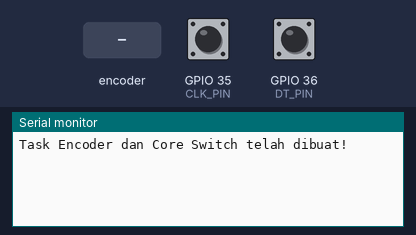
A sketch run on a simulated ESP32. Parts: the last lines printed to the serial monitor. Inputs (shaded band) come from the test bench; at power-on: GPIO 35 (CLK_PIN) HIGH, GPIO 36 (DT_PIN) HIGH.

Above: at 2.2 s.
2.3 s: rotary encoder on GPIO 35 (CLK_PIN) / GPIO 36 (DT_PIN) turned 1 step (first pin leading)
At 2.51 s:
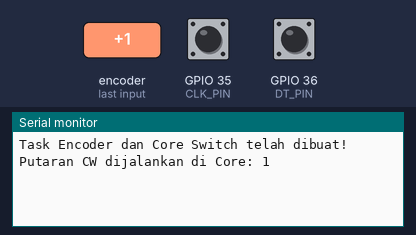
4.4 s: rotary encoder on GPIO 35 (CLK_PIN) / GPIO 36 (DT_PIN) turned 2 steps (second pin leading)
At 4.64 s:
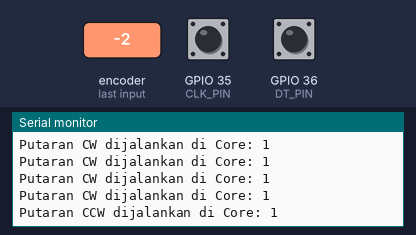

The sketch:

Encoder_Test.ino
```cpp
#include <Arduino.h>

#define CLK_PIN 35
#define DT_PIN 36

TaskHandle_t taskCore0;
TaskHandle_t taskCore1;

volatile int lastStateCLK = LOW;
volatile int direction = 0;

void core0Task(void *pvParameters) {
  for (;;) {
    if (direction == -1) {
      Serial.print("Putaran CCW dijalankan di Core: ");
      Serial.println(xPortGetCoreID());
      vTaskDelay(300 / portTICK_PERIOD_MS);
    }
    vTaskDelay(10 / portTICK_PERIOD_MS);
  }
}

void core1Task(void *pvParameters) {
  for (;;) {
    if (direction == 1) {
      Serial.print("Putaran CW dijalankan di Core: ");
      Serial.println(xPortGetCoreID());
      vTaskDelay(300 / portTICK_PERIOD_MS);
    }
    vTaskDelay(10 / portTICK_PERIOD_MS);
  }
}

void readEncoderTask(void *pvParameters) {
  pinMode(CLK_PIN, INPUT_PULLUP);
  pinMode(DT_PIN, INPUT_PULLUP);
  lastStateCLK = digitalRead(CLK_PIN);

  for (;;) {
    int currentStateCLK = digitalRead(CLK_PIN);
    if (currentStateCLK != lastStateCLK) {
      if (digitalRead(DT_PIN) != currentStateCLK) {
        direction = 1;
      } else {
        direction = -1;
      }
    }
    lastStateCLK = currentStateCLK;
    vTaskDelay(2 / portTICK_PERIOD_MS);
  }
}

void setup() {
  Serial.begin(115200);
  vTaskDelay(1000 / portTICK_PERIOD_MS);

  xTaskCreatePinnedToCore(
    readEncoderTask,
    "EncoderReader",
    2048,
    NULL,
    1,
    NULL,
    0
  );

  xTaskCreatePinnedToCore(
    core0Task,
    "Core0Task",
    2048,
    NULL,
    1,
    &taskCore0,
    0
  );

  xTaskCreatePinnedToCore(
    core1Task,
    "Core1Task",
    2048,
    NULL,
    1,
    &taskCore1,
    1
  );

  Serial.println("Task Encoder dan Core Switch telah dibuat!");
}

void loop() {
  vTaskDelay(1000 / portTICK_PERIOD_MS);
}
```

Measured:
- after the input at 2.3 s, the serial monitor: prints a new line at once (image 1)
- after the input at 4.4 s, the serial monitor: prints a new line at once (image 2)
